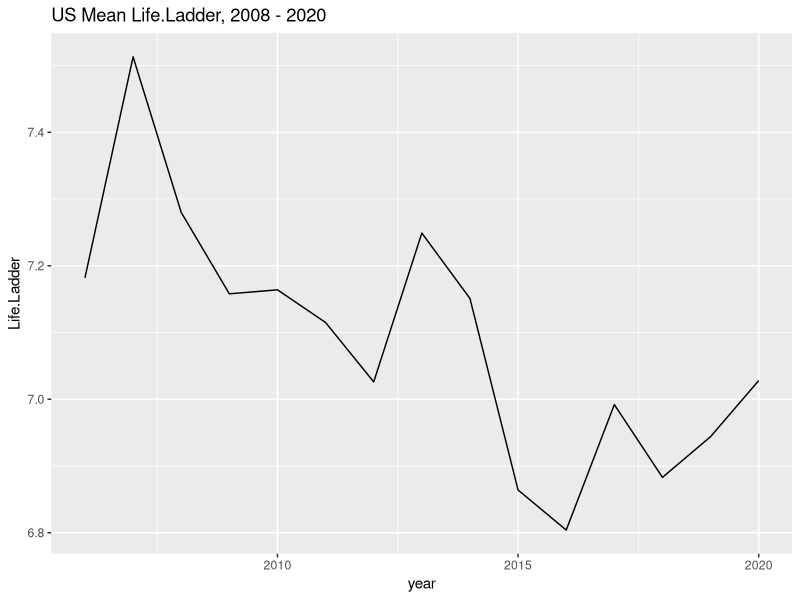
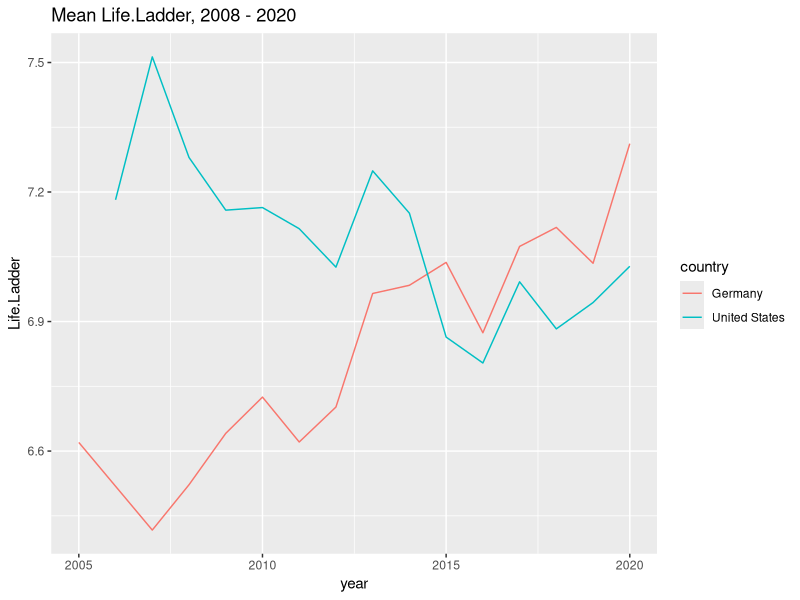
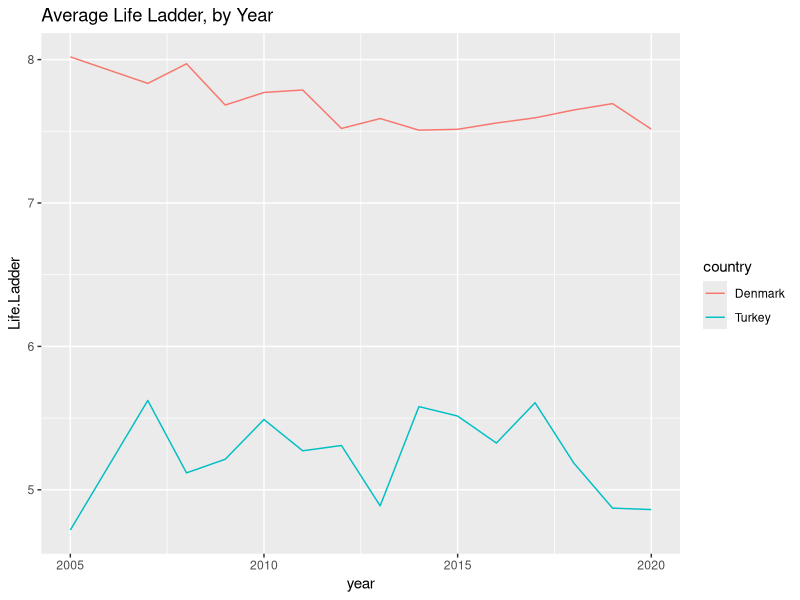
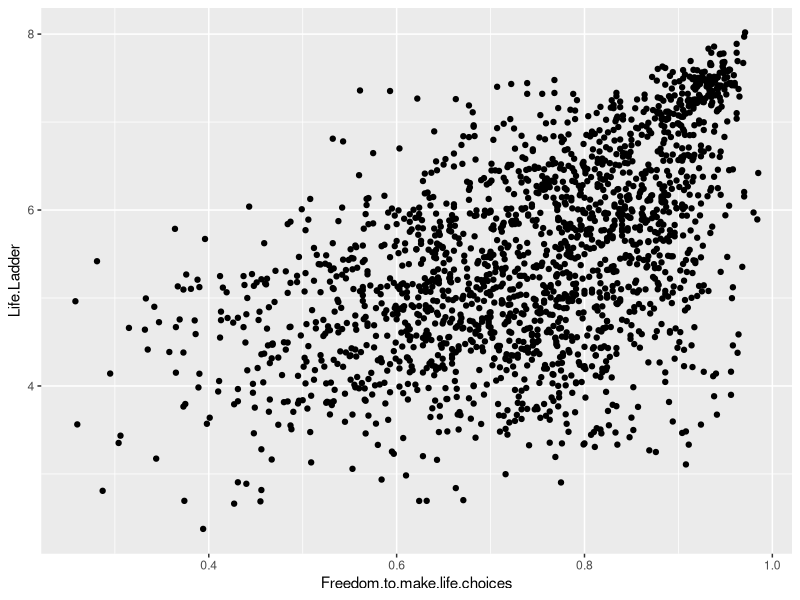
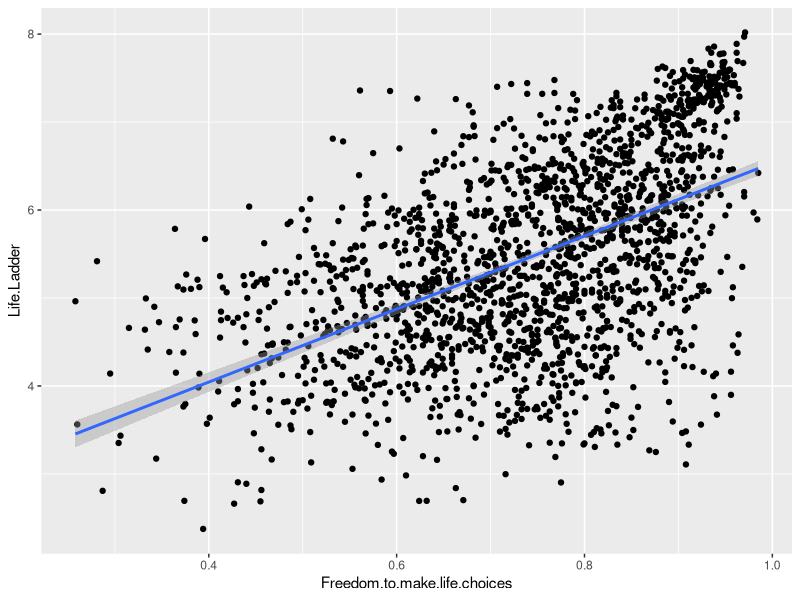
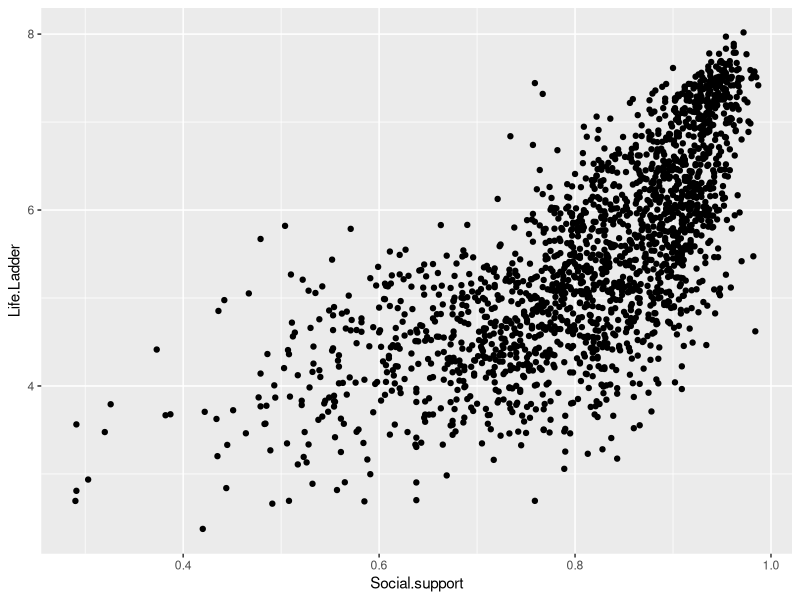
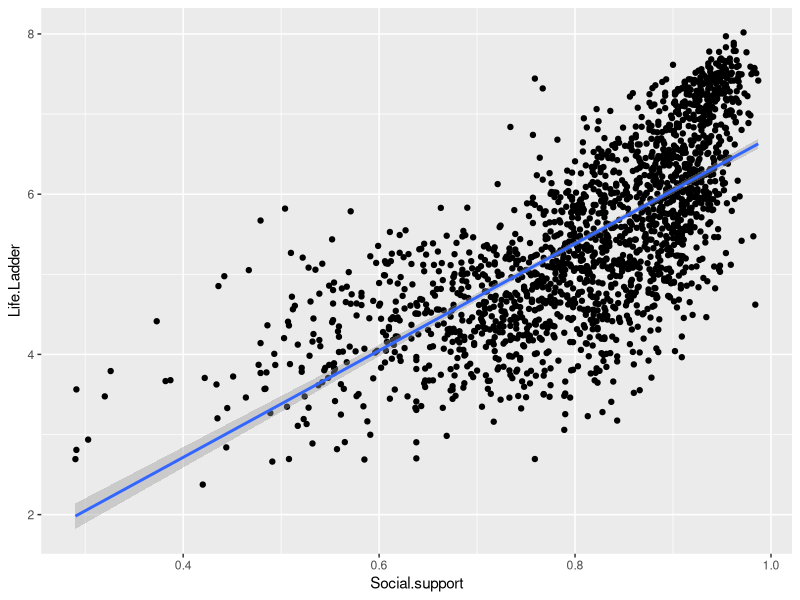

R code for these plots, in order:
## ---- chunk 1

# Setup the environment
library(knitr)
knitr::opts_chunk$set(fig.align='center',fig.width=10, fig.height=6, fig.path='Figs/',  warning=FALSE, echo=TRUE, eval=TRUE, message=FALSE)

r = getOption("repos")
r["CRAN"] = "http://cran.us.r-project.org"
options(repos = r)

## ---- chunk 2
library(dplyr)
library(ggplot2)
## ---- chunk 3

# Make sure the data are in the right folder
# 
whr_data <- read.csv('./WHR2021.csv')


# Now browse the data and see what columns the data have. The names of the column should explain themselves
names(whr_data)

# Show the first few rows of the data frame.
head(whr_data)

## ---- chunk 4

# By using dplyr, we can easily select the rows and columns in the dataframe that we want
# Then save it to a new dataframe called "whr_data_us"
whr_data_us <- whr_data %>%
  select(country, year, Life.Ladder) %>% #select the interested columns
  filter(country == 'United States')  # only choose United States

# Plot
ggplot(whr_data_us) + aes(x=year, y=Life.Ladder) + geom_line() +
  ggtitle("US Mean Life.Ladder, 2008 - 2020")

## ---- chunk 5
# By using dplyr, we can easily select the rows and columns in the dataframe that we want
# Then we save it to a new dataframe called "whr_data_us_germany"
whr_data_us_germany <- whr_data %>%
  select(country, year, Life.Ladder) %>% #select the interested columns
  filter(country == 'United States' | country == 'Germany')  # choose US AND Germany

# Plot, using "country" as the color aesthetic
ggplot(whr_data_us_germany) + aes(x=year, y=Life.Ladder, color=country) + geom_line() +
  ggtitle("Mean Life.Ladder, 2008 - 2020")


## ---- chunk 6
# First, use select() and filter() to create a new dataframe that has only the
# countries and columns you're interested in
whr_data_life_freedom <- whr_data %>%
  select(country, year, Life.Ladder) %>%
  filter(country == 'Turkey' | country == 'Denmark')

# Then, plot!
ggplot(whr_data_life_freedom) + aes(x=year, y=Life.Ladder, color=country) + geom_line() + ggtitle("Average Life Ladder, by Year")


## ---- chunk 7

cor(whr_data$Freedom.to.make.life.choices, whr_data$Life.Ladder)
ggplot(whr_data) + aes(x=Freedom.to.make.life.choices, y=Life.Ladder) + geom_point()

## ---- chunk 8

# Remove NA rows and save it as a new dataframe
whr_clean <- whr_data %>%
               filter(!is.na(Freedom.to.make.life.choices), # ! means NOT, so !is.na() means NOT NA
                      !is.na(Life.Ladder),
                      !is.na(Social.support))

whr_clean_Freedom_LifeLadder <- whr_clean %>%
  select(country, Freedom.to.make.life.choices, Life.Ladder)

# Calculate correlation!
cor(whr_clean_Freedom_LifeLadder$Freedom.to.make.life.choices,
    whr_clean_Freedom_LifeLadder$Life.Ladder)

## ---- chunk 9

# first make the scatter plot
ggplot(whr_clean_Freedom_LifeLadder) + aes(x=Freedom.to.make.life.choices, y=Life.Ladder) + geom_point() +
  geom_smooth(method='lm', formula=y~x) # Then add the line of best fit! It's as easy as that!

## ---- chunk 10
linear_model <- lm(whr_data$Life.Ladder~whr_data$Freedom.to.make.life.choices)

## ---- chunk 11

# show the summary of the fitted linear model
summary(linear_model)


# We can access the fitted intercepts and slope values
linear_model$coefficients # this is a vector with two entries, the first one is intercept and other is slope


linear_model$coefficients[1] # is the intercept
linear_model$coefficients[2] # is the slope

## ---- chunk 12

# select data
whr_clean_Social_Support <- whr_clean %>%
  select(country, Social.support, Life.Ladder)

# assess correlation
cor(whr_clean_Social_Support$Social.support,
    whr_clean_Social_Support$Life.Ladder)
## ---- chunk 13
# first make the scatter plot
ggplot(whr_clean) + aes(x=Social.support, y=Life.Ladder) + geom_point()

## ---- chunk 14
# create linear model
social_support_linear_model <- lm(whr_clean_Social_Support$Life.Ladder~whr_clean_Social_Support$Social.support)

summary(social_support_linear_model)

# display the linear model coefficients
sprintf("Intercept: %f", social_support_linear_model$coefficients[1])
sprintf("Slope: %f", social_support_linear_model$coefficients[2])

# plot that shit
ggplot(whr_clean) + aes(x=Social.support, y=Life.Ladder) + geom_point() +
  geom_smooth(method='lm', formula=y~x)
## ---- chunk 15

# Put your code here


# Part A


# Part C


# Part D


# Part E
